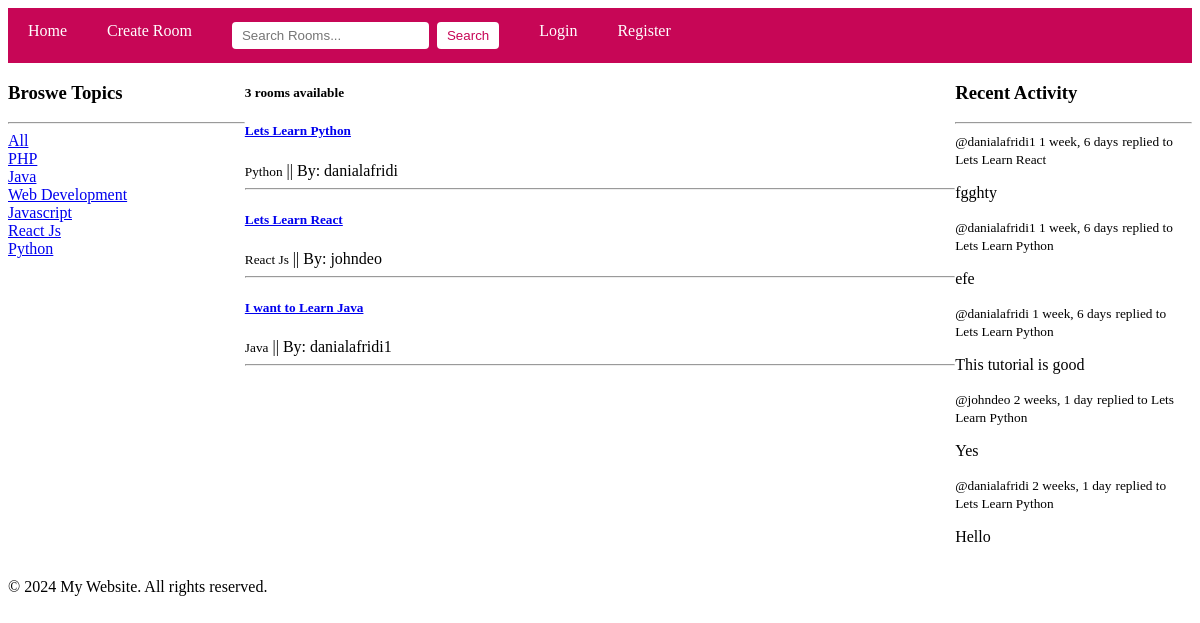
The page / on the database its author committed.
### base/models.py (models this page shows)
class Topic(models.Model):
    name = models.CharField(max_length=200, blank=False)
    updated_at = models.DateTimeField(auto_now=True)
    created_at = models.DateTimeField(auto_now_add=True)
    class Meta:
        ordering = ['-updated_at', '-created_at']
    def __str__(self):
        return str(self.name)

class Room(models.Model):
    host = models.ForeignKey(User, on_delete=models.SET_NULL,null=True)
    topic = models.ForeignKey(Topic, on_delete=models.SET_NULL,null=True)
    name = models.CharField(max_length=100, blank=False)
    description = models.TextField(null=True, blank=True)
    participants = models.ManyToManyField(User,related_name='participants',blank=True)
    updated_at = models.DateTimeField(auto_now=True)
    created_at = models.DateTimeField(auto_now_add=True)
    class Meta:
        ordering = ['-updated_at', '-created_at']
    def __str__(self):
        return str(self.name)

class Message(models.Model):
     user = models.ForeignKey(User, on_delete=models.CASCADE)
     room = models.ForeignKey(Room, on_delete=models.CASCADE)
     body = models.TextField()
     updated_at = models.DateTimeField(auto_now=True)
     created_at = models.DateTimeField(auto_now_add=True)
     class Meta:
        ordering = ['-updated_at', '-created_at']
     def __str__(self):
        return str(self.body[0:50])

### base/views.py (the view)
# urls.py: path('', views.home,name='home'),
def home(request):
    q = request.GET.get('q') if request.GET.get('q') != None else ''
    rooms = Room.objects.filter(Q(topic__name__icontains=q) | Q(name__icontains=q) | Q(description__icontains=q) | Q(host__username__icontains=q))
    topics = Topic.objects.all()
    room_count = rooms.count()
    room_message = Message.objects.filter(Q(room__topic__name__icontains=q))
    context = {'rooms':rooms,'topics':topics,'room_count':room_count,'room_messages':room_message}
    return render(request,'base/home.html', context)

### base/templates/base/home.html (shortened to what this page needs)
{% extends 'main.html' %}
{% block content %}
<div class="home-container">
    <div>
        {% include 'base/component/topics.html' %}
    </div>
    <div>
        {% include 'base/component/feed.html' %}
    </div>
     <div>
   {% include 'base/component/activity.html' %}
</div>
</div>
   {% endblock content %}

### base/templates/base/component/topics.html
    <h3>Broswe Topics</h3>
    <hr>
    <div>
        <a href="{% url 'home' %}">All</a>
    </div>
    {% for topic in topics %}
    <div>
        <a href="{% url 'home' %}?q={{topic.name}}">{{topic.name}}</a>
    </div>
    {% endfor %}

### base/templates/base/component/feed.html (shortened to what this page needs)
<h5>{{room_count}} rooms available</h5>
{% for room in rooms%}
<div>
    <h5><a class="btn" href="{% url 'room' room.id %}">{{room.name}}</a></h5>
    <small>{{room.topic}}</small> ||  <span >By: {{room.host.username}}</span>
    <hr>
</div>
{% endfor %}

### base/templates/base/component/activity.html (shortened to what this page needs)
    <h3>Recent Activity</h3>
    <hr>
    {% for message in room_messages %}
    <div>
        <small>@{{message.user}} {{message.created_at|timesince}}</small>
        <small>replied to {{message.room}}</small>
        <p>{{message}}</p>
    </div>
    {% endfor %}

### base/templates/base/home.html (style rules this page uses)
.home-container { display: grid; grid-template-columns: 1fr 3fr 1fr; justify-content: space-between; }

### rows shown on the page
Topic: name "PHP"
Topic: name "Java"
Topic: name "Web Development"
Topic: name "Javascript"
Topic: name "React Js"
Topic: name "Python"
Room: name "Lets Learn Python", topic "Python", host.username "danialafridi"
Room: name "Lets Learn React", topic "React Js", host.username "johndeo"
Room: name "I want to Learn Java", topic "Java", host.username "danialafridi1"
Message: user "danialafridi1", created_at "1 week, 6 days", room "Lets Learn React", body "fgghty"
Message: user "danialafridi1", created_at "1 week, 6 days", room "Lets Learn Python", body "efe"
Message: user "danialafridi", created_at "1 week, 6 days", room "Lets Learn Python", body "This tutorial is good"
Message: user "johndeo", created_at "2 weeks, 1 day", room "Lets Learn Python", body "Yes"
Message: user "danialafridi", created_at "2 weeks, 1 day", room "Lets Learn Python", body "Hello"

### other values the page prints
{{ room_count }} "3"
